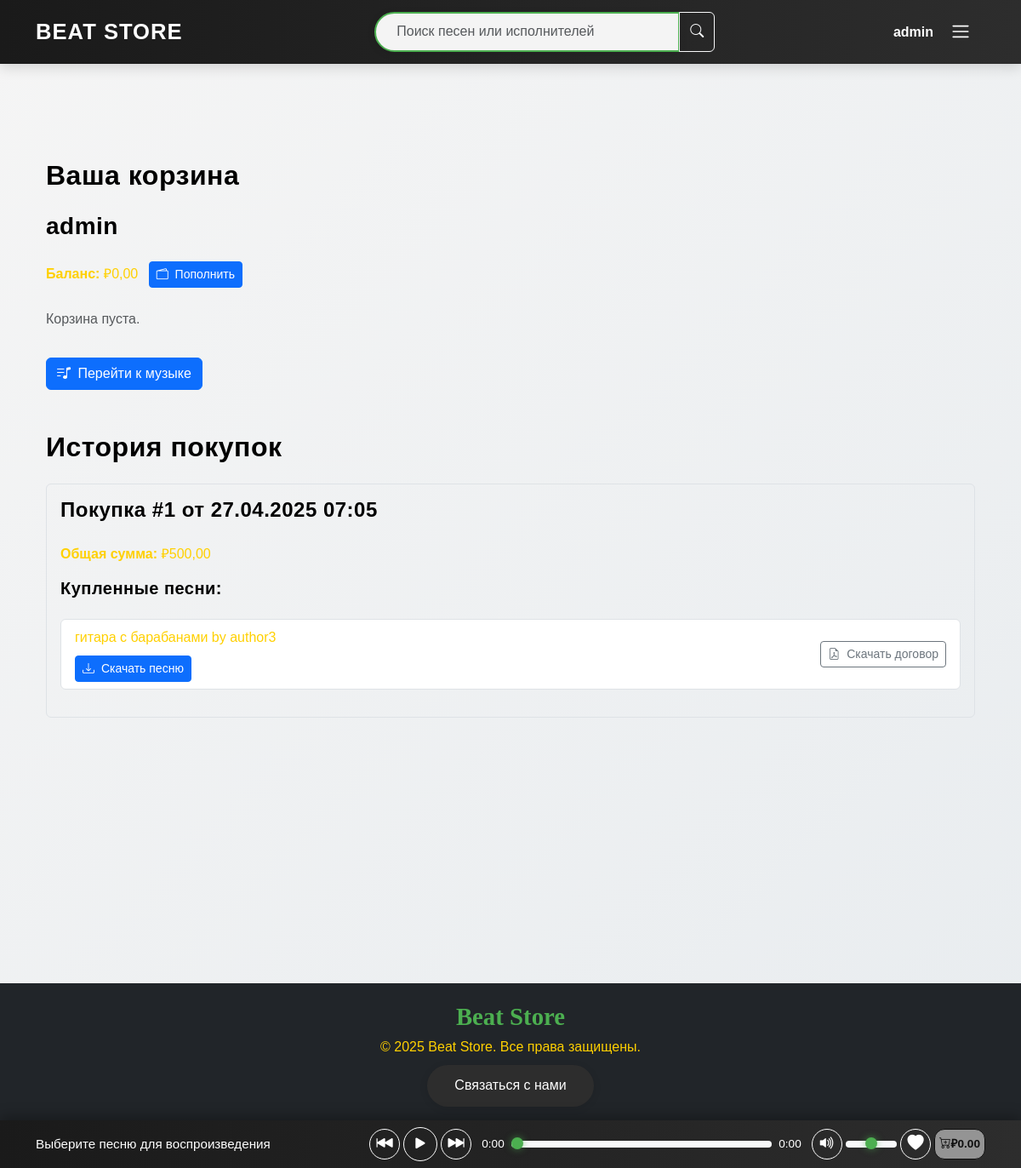
The app's page /cart/ (signed in), older data.
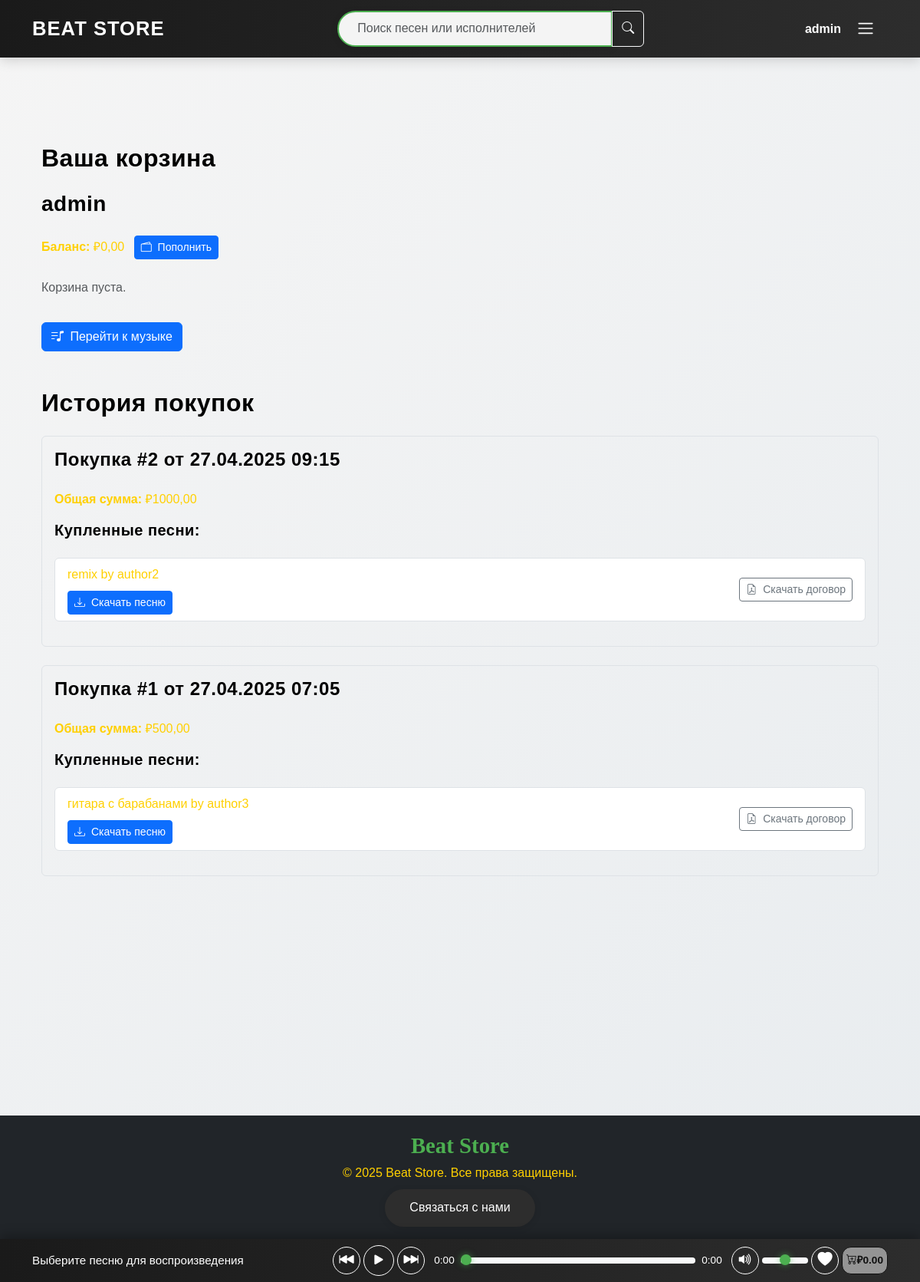
The same page, newer data.
### store/models.py (models this page shows, shortened)
class Purchase(models.Model):
    user = models.ForeignKey(
        User,
        on_delete=models.CASCADE,
        related_name='bulk_purchases',
        verbose_name='Покупатель'
    )
    songs = models.ManyToManyField(
        Song,
        related_name='purchases',
        verbose_name='Песни'
    )
    total_price = models.DecimalField(
        max_digits=10,
        decimal_places=2,
        verbose_name='Общая сумма'
    )
    purchase_date = models.DateTimeField(
        auto_now_add=True,
        verbose_name='Дата покупки'
    )
    class Meta:
        verbose_name = 'Покупка'
        verbose_name_plural = 'Покупки'
        indexes = [
            models.Index(fields=['user', 'purchase_date']),
        ]
        constraints = [
            models.CheckConstraint(
                check=models.Q(total_price__gte=0),
                name='purchase_total_price_non_negative'
            )
        ]

class Song(models.Model):
    title = models.CharField(max_length=100, verbose_name='Название')
    path = models.FileField(upload_to='songs/', verbose_name='Файл')
    cover = models.ImageField(upload_to='covers/', null=True, blank=True, verbose_name='Обложка')
    likes = models.ManyToManyField(
        User,
        related_name='liked_songs',
        blank=True,
        verbose_name='Лайки'
    )
    author = models.ForeignKey(
        User,
        on_delete=models.CASCADE,
        related_name='songs',
        verbose_name='Автор'
    )
    genre = models.ForeignKey(
        Genre,
        on_delete=models.SET_NULL,
        null=True,
        blank=True,
        verbose_name='Жанр'
    )
    price = models.DecimalField(
        max_digits=8,
        decimal_places=2,
        default=0.00,
        verbose_name='Цена'
    )
    total_plays = models.PositiveIntegerField(default=0, verbose_name='Количество прослушиваний')
    created_at = models.DateTimeField(auto_now_add=True, verbose_name='Дата создания')
    class Meta:
        verbose_name = 'Песня'
        verbose_name_plural = 'Песни'
        ordering = ['-created_at']
        indexes = [
            models.Index(fields=['created_at']),
            models.Index(fields=['total_plays']),
            models.Index(fields=['author', 'created_at']),
        ]
        constraints = [
            models.CheckConstraint(
                check=models.Q(price__gte=0),
                name='song_price_non_negative'
            )
        ]

class User(AbstractUser):
    email = models.EmailField(unique=True, verbose_name='Электронная почта')
    balance = models.DecimalField(max_digits=10, decimal_places=2, default=0.00, verbose_name='Баланс')
    class Meta:
        verbose_name = 'Пользователь'
        verbose_name_plural = 'Пользователи'
        indexes = [models.Index(fields=['username', 'email'])]

### store/views.py (the view)
# urls.py: path('cart/', views.cart, name='cart'),
@login_required
def cart(request):
    cart, created = Cart.objects.get_or_create(user=request.user)
    songs = cart.songs.select_related('author').all()
    total_price = sum(song.price for song in songs)
    purchases = Purchase.objects.filter(user=request.user).select_related('user').prefetch_related('songs__author').order_by('-purchase_date')
    songs_json = [
        {
            'id': song.id,
            'path': song.path.url,
            'title': song.title,
            'author': song.author.username,
            'total_likes': song.total_likes,
            'price': float(song.price),
            'total_plays': song.total_plays,
            'cover': song.cover.url if song.cover else '/static/images/default_cover.jpg'
        }
        for song in songs
    ]
    context = {
        'songs': songs,
        'total_price': total_price,
        'purchases': purchases,
        'songs_json': json.dumps(songs_json, ensure_ascii=False),
    }
    return render(request, 'store/cart.html', context)

### store/templates/store/cart.html (shortened to what the changed rows need)
{% extends 'store/base.html' %}
{% load static %}
{% block extra_css %}
    <link rel="stylesheet" href="{% static 'css/cart.css' %}">
    <link href="https://cdn.jsdelivr.net/npm/bootstrap-icons@1.10.5/font/bootstrap-icons.css" rel="stylesheet">
{% endblock %}
{% block content %}
<main class="container my-4">
    <h2 class="mb-4">Ваша корзина</h2>
    <h2 class="mb-4">История покупок</h2>
    <div class="purchase-history">
        {% if purchases %}
            {% for purchase in purchases %}
                <div class="purchase-item mb-4 p-3 border rounded">
                    <h4>Покупка #{{ purchase.id }} от {{ purchase.purchase_date|date:"d.m.Y H:i" }}</h4>
                    <p><strong>Общая сумма:</strong> ₽{{ purchase.total_price|floatformat:2 }}</p>
                    <h5>Купленные песни:</h5>
                    <ul class="list-group mb-3">
                        {% for song in purchase.songs.all %}
                            <li class="list-group-item d-flex justify-content-between align-items-center">
                                <div>
                                    <span>{{ song.title }} by {{ song.author.username }}</span>
                                    <br>
                                    <a href="{{ song.path.url }}" class="btn btn-sm btn-primary mt-2" download>
                                        <i class="bi bi-download me-1"></i> Скачать песню
                                    </a>
                                </div>
                                <a href="{% url 'store:download_contract_pdf' purchase.id %}" class="btn btn-sm btn-outline-secondary">
                                    <i class="bi bi-file-earmark-pdf me-1"></i> Скачать договор
                                </a>
                            </li>
                        {% endfor %}
                    </ul>
                </div>
            {% endfor %}
        {% else %}
            <p class="text-muted">У вас пока нет покупок.</p>
            <a href="{% url 'store:music_list' %}" class="btn btn-primary mt-3">
                <i class="bi bi-music-note-list me-1"></i> Перейти к музыке
            </a>
        {% endif %}
    </div>
</main>
{% endblock %}

Row changes from the older to the newer data that the page shows:
added Purchase: id "2", purchase_date "27.04.2025 09:15", total_price "1000,00"
now on this page (row unchanged): Song: title "remix", author.username "author2", shown under "2"
